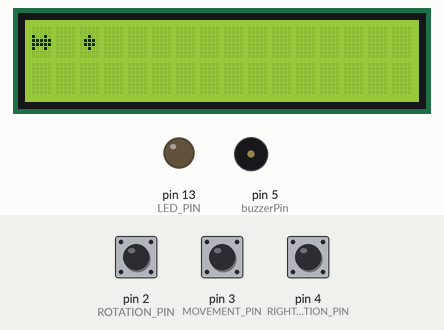
The sketch below on a simulated Arduino Uno, built with avr-gcc and run on an emulated ATmega328P. Shown: 16×2 character LCD, output pins drawn as LEDs (lit = HIGH), buzzer (waves = sounding). The inputs (shaded band) are chosen by the test bench; at power-on: pin 3 (MOVEMENT_PIN) HIGH, pin 2 (ROTATION_PIN) HIGH, pin 4 (RIGHT_ROTATION_PIN) HIGH. Random numbers use the default seed unless the sketch sets one.

Above: at 3.6 s.
3.7 s: pin 3 (MOVEMENT_PIN) pulled LOW for 3.2 s
At 8.0 s:
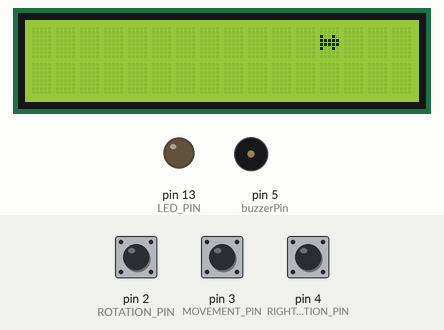
8.4 s: pin 2 (ROTATION_PIN) pulled LOW for 1 s
At 10.4 s:
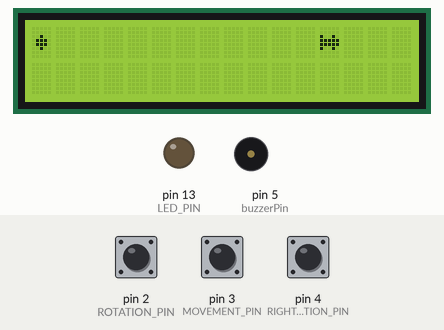
10.9 s: pin 4 (RIGHT_ROTATION_PIN) pulled LOW for 1 s
At 11.05 s:
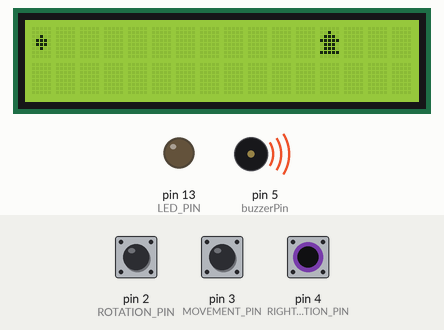
13.4 s: pin 3 (MOVEMENT_PIN) pulled LOW for 0.3 s
At 14.6 s:
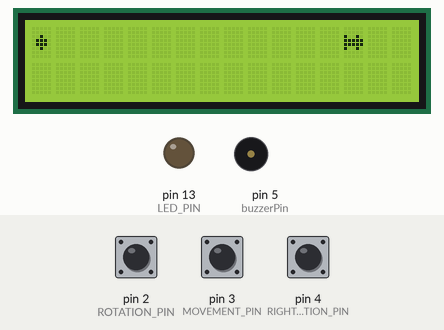
Timing chart, 0 to 16.7 s (numbered marks = the images above; inputs shaded):
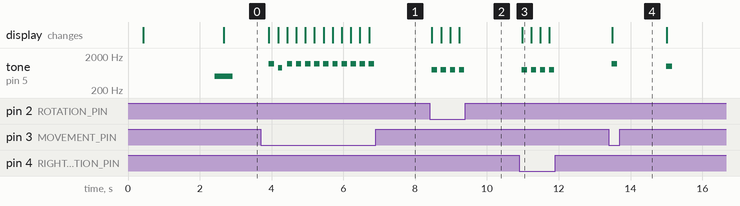

The sketch:

game_hold_apples_2turn_countdown.ino
```cpp
#include <Wire.h>
#include <LiquidCrystal_I2C.h>
#include <EEPROM.h>

//Pins definition

#define BACKLIGHT_PIN 3 //one way

const int LED_PIN = 13; //another
const int MOVEMENT_PIN = 3;
const int ROTATION_PIN = 2;
const int RIGHT_ROTATION_PIN = 4;
const int buzzerPin = 5;

//Variables for vehicle coordinates
int car_x = 0;
int car_y = 0;
int last_car_x = car_x;
int last_car_y = car_y;

//Variables for vehicle orientation
enum direction{LEFT,UP,RIGHT,DOWN};
direction rotate = LEFT;
direction last_rotate = rotate;

//Defining LCD display object
LiquidCrystal_I2C  lcd(0x27,16,2);

//Defining custom characters
byte Character[8] =
{
  0b11111,
  0b11111,
  0b11111,
  0b11111,
  0b11111,
  0b11111,
  0b11111,
  0b11111
};

byte Car[8] =
{
0b00000,
0b00000,
0b10010,
0b11111,
0b11111,
0b10010,
0b00000,
0b00000
};

byte Car_right[8] =
{
0b00000,
0b00000,
0b01001,
0b11111,
0b11111,
0b01001,
0b00000,
0b00000
};

byte Car_down[8] =
{
0b00000,
0b11111,
0b01110,
0b01110,
0b11111,
0b01110,
0b00100,
0b00000
};

byte Car_up[8] =
{
0b00000,
0b00100,
0b01110,
0b11111,
0b01110,
0b01110,
0b11111,
0b00000
};

byte empty[8] =
{
0b00000,
0b00000,
0b00000,
0b00000,
0b00000,
0b00000,
0b00000,
0b00000
};

byte apple[8] =
{
0b00000,
0b00000,
0b00100,
0b01110,
0b01110,
0b00100,
0b00000,
0b00000
};

//Random placement of first apple

int apple_x = random(16);
int apple_y = random(2);

//Initializing of the counter
int apple_counter = 0;
int apple_max_lasting_time = 25; //Increase this value to make the game progress faster and become harder

//Additional variables
int points = 0;
bool temp_lock = true;


void setup()
{
  //LCD initialization and parameters
  lcd.init();
  lcd.backlight();
  lcd.setCursor(0,0);
  lcd.createChar(0, Character);
  lcd.createChar(1, Car);
  lcd.createChar(2, empty);
  lcd.createChar(4, Car_right);
  lcd.createChar(5, Car_down);
  lcd.createChar(3, Car_up);
  lcd.createChar(8, apple);
  lcd.home();

  //Pins setup
  pinMode(LED_PIN, OUTPUT);
  pinMode(MOVEMENT_PIN, INPUT_PULLUP);
  pinMode(ROTATION_PIN, INPUT_PULLUP);
  pinMode(RIGHT_ROTATION_PIN, INPUT_PULLUP);
  pinMode(buzzerPin, OUTPUT);
  delay(300);

  //Initialization of car position
  rotate = LEFT;
  car_x = 0;
  car_y = 0;
  lcd.write(byte(1));
  delay(2000);

  //Uncomment the line below only for first execution, memory initialization
  //EEPROM.write(0,0);

  tone(buzzerPin, 500, 500);

  randomSeed(analogRead(0));
  apple_x = random(16);
  apple_y = random(2);

}


//Function used to summarize the game
void game_summary(int points)
{
   lcd.clear();
   tone(buzzerPin, 1000, 170);
   lcd.print("Score: " + String(points));
   lcd.setCursor(0,1);
   int temp = EEPROM.read(0);
   if(points > temp)
   {
     EEPROM.update(0,points);
     lcd.print("NEW HIGHSCORE!");
   }
   else
   {
     lcd.print("Highscore: " + String(temp));
   }
}

//Enabling this function allows to reset the highscore WARNING, EEPROM MEMORY HAS LIMITED USE!
void highscore_reset()
{
   lcd.clear();
   lcd.home();
   EEPROM.update(0,0);
   int temp = EEPROM.read(0);
   lcd.print("Score: " + String(temp));
   lcd.setCursor(0,1);
   lcd.print("Highscore: " + String(temp));
}

void loop()
{
  delay(250);
  if(apple_counter == 0) //If next apple is about to show up
  {
    if(temp_lock == false)// Check if the previous one was collected
    {
      game_summary(points); //If not, summarize the game
      while(1)//Endless waiting for reset, can be interrupted by resetting the highscore
      {
        delay(1000);
        if(digitalRead(MOVEMENT_PIN) == LOW)
        {
          highscore_reset();
        }
      }
    }

    //Proceed if the player collected the previous apple

    //Randomize the next position
    apple_x = random(16);
    apple_y = random(2);

    //Randomize again if it is the same position as that of the car
    if(apple_x == last_car_x && apple_y == last_car_y)
    {
       apple_x = random(16);
       apple_y = random(2);
    }
    temp_lock = false;

    //Speed up the game, decrease time for the next apple to show up
    apple_counter = apple_max_lasting_time;
    --apple_max_lasting_time;

    if(apple_max_lasting_time == 0)//Probably this section will never do anything, provided just for basic error handling
    {
      ++apple_max_lasting_time;
    }

    //Drawing the next apple
    lcd.setCursor(apple_x, apple_y);
    lcd.write(byte(8));
  }

  //Simulation of passing time
  --apple_counter;


  if(digitalRead(MOVEMENT_PIN) == LOW) //If car is moving
  {
    tone(buzzerPin, 1200, 150);
    lcd.setCursor(last_car_x, last_car_y);
    lcd.write(byte(2)); //erase the previous position
    //lcd.setCursor(car_x, car_y);//move to the next one
    switch(rotate){
      case LEFT:
        ++car_x;
        if(car_x == 16){car_x = 0;} //out of bounds handling
        if(car_x == -1){car_x = 15;}
        lcd.setCursor(car_x, car_y);//move to the next one
        lcd.write(byte(1));
        break;
      case UP:
        ++car_y;
        if(car_y == 2){car_y = 0;}
        if(car_y == -1){car_y = 1;}
        lcd.setCursor(car_x, car_y);//move to the next one
        lcd.write(byte(5));
        break;
      case DOWN:
        --car_y;
        if(car_y == 2){car_y = 0;}
        if(car_y == -1){car_y = 1;}
        lcd.setCursor(car_x, car_y);//move to the next one
        lcd.write(byte(3));
        break;
      case RIGHT:
        --car_x;
        if(car_x == 16){car_x = 0;}
        if(car_x == -1){car_x = 15;}
        lcd.setCursor(car_x, car_y);//move to the next one
        lcd.write(byte(4));
        break;
      default:
        break;
    }
    last_car_y = car_y;
    last_car_x = car_x;
    if(apple_x == last_car_x && apple_y == last_car_y)
    {
      ++points;
      tone(buzzerPin, 900, 120);
      temp_lock = true;
    }
  }
  else if(digitalRead(ROTATION_PIN) == LOW || digitalRead(RIGHT_ROTATION_PIN) == LOW)//If car is rotating
  {
    tone(buzzerPin, 800, 150);
    if(digitalRead(ROTATION_PIN) == LOW) //left
    {
      if(rotate == DOWN){rotate = LEFT;}
      else{rotate = rotate + 1;}
    }
    else if(digitalRead(RIGHT_ROTATION_PIN) == LOW) //right
    {
      if(rotate == LEFT){rotate = DOWN;}
      else{rotate = rotate - 1;}
    }
    lcd.setCursor(last_car_x, last_car_y);//stay in place but rotate
    switch(rotate){
      case LEFT:
        lcd.write(byte(1));
        break;
      case UP:
        lcd.write(byte(5));
        break;
      case DOWN:
        lcd.write(byte(3));
        break;
      case RIGHT:
        lcd.write(byte(4));
        break;
      default:
        break;
    }
  }
}
```

Measured:
- after the input at 3.7 s, tone on pin 5 (buzzerPin): plays 1200 Hz for 0.15 s, 900 Hz for 0.12 s, 1200 Hz for 0.15 s, 1200 Hz for 0.15 s, 1200 Hz for 0.15 s, 1200 Hz for 0.15 s … (12 notes in this stretch), starting after 0.22 s; the display: first changes after 0.23 s (image 1 shows a later state)
- after the input at 8.4 s, tone on pin 5 (buzzerPin): alternates 800 Hz for 0.15 s and silent for 0.10 s, 8 changes in all, then stays silent, starting after 0.07 s
- after the input at 10.9 s, tone on pin 5 (buzzerPin): alternates 800 Hz for 0.15 s and silent for 0.10 s, 8 changes in all, then stays silent, starting after 0.08 s; the display: changes after 0.08 s (image 3)
